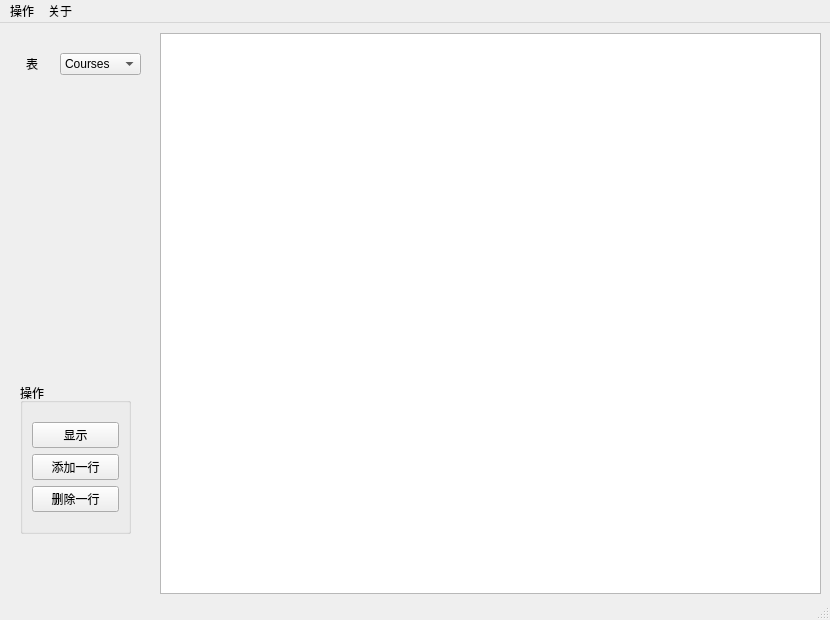
<?xml version="1.0" encoding="UTF-8"?>
<ui version="4.0">
 <class>MainWindow</class>
 <widget class="QMainWindow" name="MainWindow">
  <property name="geometry">
   <rect>
    <x>0</x>
    <y>0</y>
    <width>830</width>
    <height>620</height>
   </rect>
  </property>
  <property name="windowTitle">
   <string>教务选课系统-管理员界面</string>
  </property>
  <widget class="QWidget" name="centralwidget">
   <widget class="QTableView" name="tableView">
    <property name="geometry">
     <rect>
      <x>160</x>
      <y>10</y>
      <width>661</width>
      <height>561</height>
     </rect>
    </property>
   </widget>
   <widget class="QGroupBox" name="groupBox">
    <property name="geometry">
     <rect>
      <x>20</x>
      <y>360</y>
      <width>111</width>
      <height>151</height>
     </rect>
    </property>
    <property name="title">
     <string>操作</string>
    </property>
    <layout class="QGridLayout" name="gridLayout_3">
     <item row="0" column="0">
      <layout class="QVBoxLayout" name="verticalLayout">
       <item>
        <widget class="QPushButton" name="buttonShow">
         <property name="text">
          <string>显示</string>
         </property>
        </widget>
       </item>
       <item>
        <widget class="QPushButton" name="buttonAddOne">
         <property name="text">
          <string>添加一行</string>
         </property>
        </widget>
       </item>
       <item>
        <widget class="QPushButton" name="buttonDelOne">
         <property name="text">
          <string>删除一行</string>
         </property>
        </widget>
       </item>
      </layout>
     </item>
    </layout>
   </widget>
   <widget class="QWidget" name="layoutWidget">
    <property name="geometry">
     <rect>
      <x>10</x>
      <y>30</y>
      <width>131</width>
      <height>22</height>
     </rect>
    </property>
    <layout class="QHBoxLayout" name="horizontalLayout">
     <item>
      <widget class="QLabel" name="label">
       <property name="layoutDirection">
        <enum>Qt::LeftToRight</enum>
       </property>
       <property name="text">
        <string>表</string>
       </property>
       <property name="alignment">
        <set>Qt::AlignCenter</set>
       </property>
      </widget>
     </item>
     <item>
      <widget class="QComboBox" name="comboBoxTables">
       <item>
        <property name="text">
         <string>Courses</string>
        </property>
       </item>
       <item>
        <property name="text">
         <string>Choices</string>
        </property>
       </item>
       <item>
        <property name="text">
         <string>Students</string>
        </property>
       </item>
       <item>
        <property name="text">
         <string>Teachers</string>
        </property>
       </item>
       <item>
        <property name="text">
         <string>Admin</string>
        </property>
       </item>
      </widget>
     </item>
    </layout>
   </widget>
  </widget>
  <widget class="QMenuBar" name="menubar">
   <property name="geometry">
    <rect>
     <x>0</x>
     <y>0</y>
     <width>830</width>
     <height>23</height>
    </rect>
   </property>
   <widget class="QMenu" name="menuFile">
    <property name="title">
     <string>操作</string>
    </property>
    <addaction name="actionLogin"/>
    <addaction name="actionExit"/>
   </widget>
   <widget class="QMenu" name="menuAbout">
    <property name="title">
     <string>关于</string>
    </property>
    <addaction name="actionAbout"/>
   </widget>
   <addaction name="menuFile"/>
   <addaction name="menuAbout"/>
  </widget>
  <widget class="QStatusBar" name="statusbar"/>
  <action name="actionExit">
   <property name="text">
    <string>退出</string>
   </property>
  </action>
  <action name="actionAbout">
   <property name="text">
    <string>关于</string>
   </property>
  </action>
  <action name="actionLogin">
   <property name="text">
    <string>登录</string>
   </property>
  </action>
  <action name="actionRegister">
   <property name="text">
    <string>注册</string>
   </property>
  </action>
 </widget>
 <resources/>
 <connections/>
</ui>
